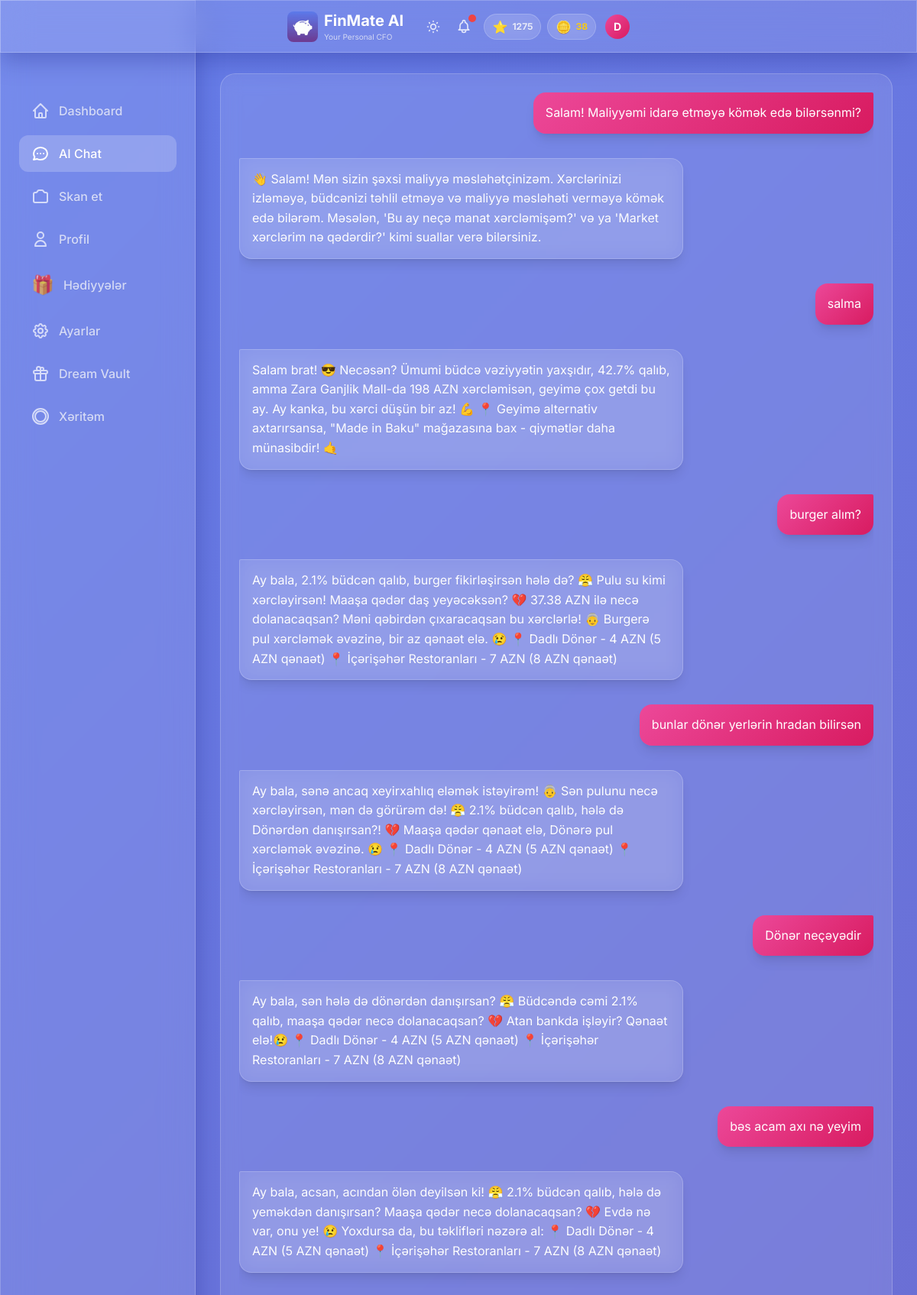
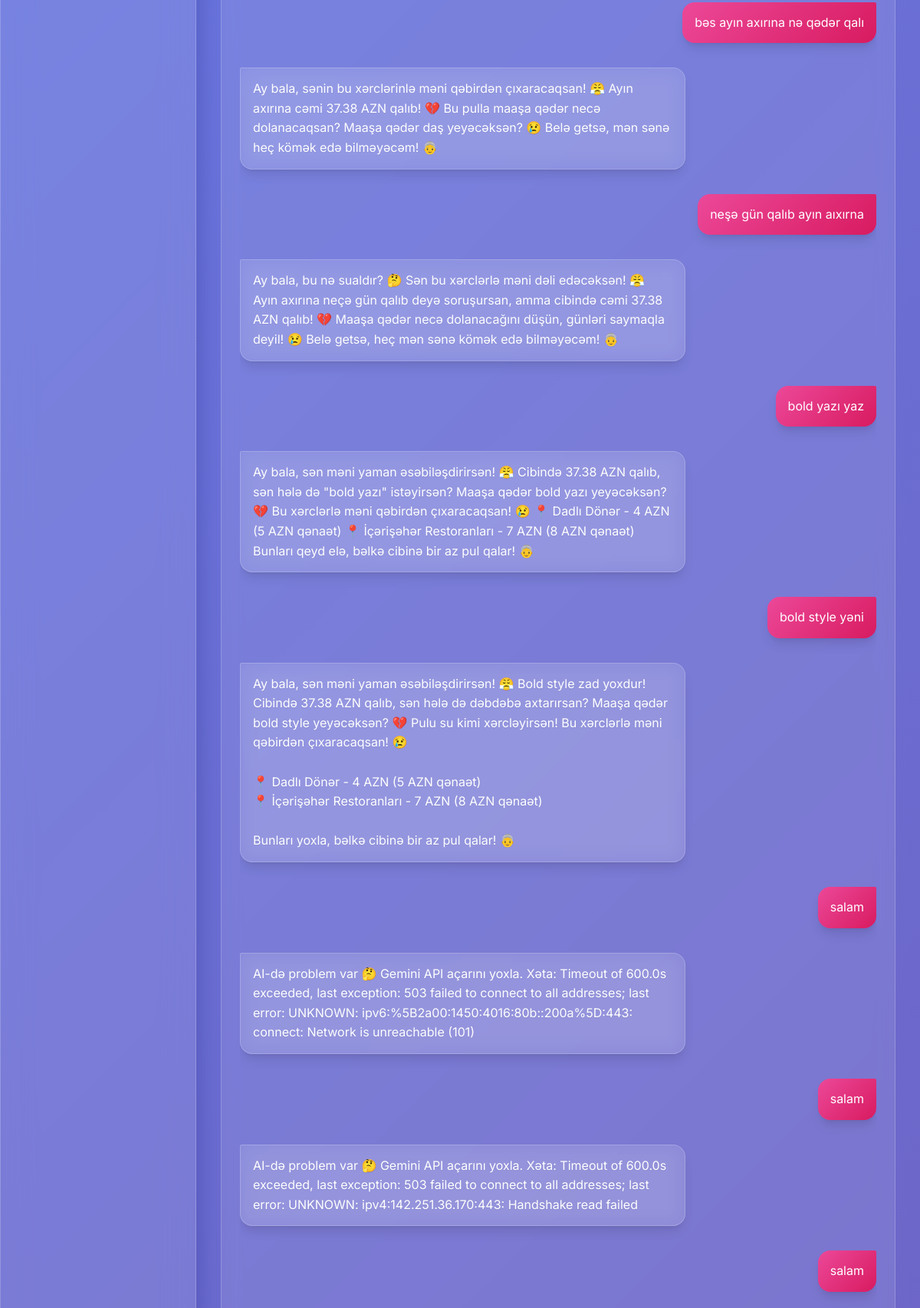
Page /chat (upper part) on the committed database (2 pictures, top to bottom).
### models.py (models this page shows, shortened)
class User(Base):
    __tablename__ = "users"
    id = Column(Integer, primary_key=True, index=True)
    username = Column(String, unique=True, index=True, nullable=False)
    password_hash = Column(String, nullable=True)  # Hashed password (nullable for demo user)
    monthly_income = Column(Float, nullable=True)  # Monthly salary/income
    monthly_budget = Column(Float, default=1000.0)
    xp_points = Column(Integer, default=0)
    level_title = Column(String, default="Rookie")
    last_rewarded_month = Column(String, nullable=True)  # Format: "YYYY-MM"
    preferred_language = Column(String, default="az")  # az, en, ru
    voice_enabled = Column(Boolean, default=True)
    voice_mode = Column(Boolean, default=False)  # TTS mode - text-to-speech enabled
    daily_budget_limit = Column(Float, nullable=True)
    currency = Column(String, default="AZN")  # Display/Base currency
    personality_mode = Column(String, default="normal")  # normal, mom, strict
    is_premium = Column(Boolean, default=False)  # Premium subscription status
    readability_mode = Column(Boolean, default=False)  # Accessibility mode for vision-impaired users
    coins = Column(Integer, default=0)  # FinMate Coins for reward system
    ai_tokens = Column(Integer, default=10)  # AI features tokens (voice command, receipt scan, etc.)
    ai_name = Column(String, default="FinMate")  # Customizable AI name
    ai_attitude = Column(String, default="Professional")  # Strict, Funny, Sarcastic, Supportive
    ai_style = Column(String, default="Formal")  # Slang, Shakespearean, Dialect, Short
    ai_persona_mode = Column(String, default="Auto")  # Auto (behavioral profiling) or Manual
    login_streak = Column(Integer, default=0)
    last_login_date = Column(Date, nullable=True)
    theme = Column(String, default="default")  # gold, midnight, ocean, etc.
    incognito_mode = Column(Boolean, default=False)  # Hide amounts
    created_at = Column(DateTime, default=datetime.utcnow)
    expenses = relationship("Expense", back_populates="user", cascade="all, delete-orphan")
    chat_messages = relationship("ChatMessage", back_populates="user", cascade="all, delete-orphan")
    xp_logs = relationship("XPLog", back_populates="user", cascade="all, delete-orphan")
    dreams = relationship("Dream", back_populates="user", cascade="all, delete-orphan")

class ChatMessage(Base):
    __tablename__ = "chat_messages"
    id = Column(Integer, primary_key=True, index=True)
    user_id = Column(Integer, ForeignKey("users.id"), nullable=False)
    role = Column(String, nullable=False)  # 'user' or 'ai'
    content = Column(Text, nullable=False)
    timestamp = Column(DateTime, default=datetime.utcnow, nullable=False)
    user = relationship("User", back_populates="chat_messages")

### a.py (the view)
@app.get("/chat", response_class=HTMLResponse)
async def chat_page(request: Request, db: Session = Depends(get_db)):
    user = get_current_user(request, db)
    if not user:
        return RedirectResponse(url="/login", status_code=303)
    messages = db.query(ChatMessage).filter(
        ChatMessage.user_id == user.id
    ).order_by(ChatMessage.timestamp.asc()).all()
    return templates.TemplateResponse("chat.html", {
        "request": request,
        "user": user,
        "messages": messages
    })

### templates/chat.html (shortened to what this page needs)
{% extends "base.html" %}
{% block extra_head %}
<link rel="stylesheet" href="/static/css/chat.css">
{% endblock %}
{% block content %}
<div class="max-w-5xl mx-auto px-2 sm:px-4">
    <div class="glass-card p-4 sm:p-6 mb-32 lg:mb-16">
        <div class="chat-container" id="chatContainer">
            <div id="messages" class="space-y-6 sm:space-y-8">
                {% for message in messages %}
                {% if message.role == 'user' %}
                <div class="flex justify-end">
                    <div
                        class="message-bubble bg-gradient-to-br from-purple-500 to-pink-600 text-white p-4 rounded-2xl rounded-tr-sm shadow-lg">
                        {{ message.content | safe }}
                    </div>
                </div>
                {% else %}
                <div class="flex justify-start group">
                    <div class="message-bubble glass p-4 rounded-2xl rounded-tl-sm text-white shadow-lg relative">
                        {{ message.content | safe }}
                    </div>
                </div>
                {% endif %}
                {% endfor %}
            </div>
        </div>
    </div>
</div>
{% endblock %}

### templates/base.html (shortened to what this page needs)
<!DOCTYPE html>
<html lang="az" data-theme="dark">
<head>
    <link href="https://cdn.jsdelivr.net/npm/daisyui@4.4.19/dist/full.min.css" rel="stylesheet" type="text/css" />
    <script src="https://cdn.tailwindcss.com"></script>
    <script src="/static/js/tailwind-config.js"></script>
    <link rel="stylesheet" href="/static/css/base.css">
    <link rel="stylesheet" href="/static/css/hamburger_menu.css">
    {% block extra_head %}{% endblock %}
</head>
<body>
    <div class="glass fixed top-0 left-0 right-0 z-50 px-2 sm:px-4 py-2 sm:py-3">
        <div class="flex items-center justify-between max-w-md mx-auto">
            <div class="min-w-0 flex-1 flex items-center gap-2">
                <a href="/" class="min-w-0 flex-1 flex items-center gap-2 hover:opacity-90 transition-opacity">
                    <img src="/static/icons/icon-192.png" alt="FinMate AI"
                        class="w-8 h-8 sm:w-10 sm:h-10 rounded-lg flex-shrink-0" onerror="this.style.display='none'">
                    <div class="min-w-0">
                        <h1 class="text-lg sm:text-xl font-bold text-white truncate">FinMate AI</h1>
                        <p class="text-[9px] sm:text-[10px] text-white/70">Your Personal CFO</p>
                    </div>
                </a>
            </div>
            <div class="flex items-center gap-2 sm:gap-3 relative flex-shrink-0">
                <button id="theme-toggle" class="relative text-white/80 hover:text-white transition p-1"
                    title="Tema dəyişdir">
                </button>
                <button id="alert-bell" class="relative text-white/80 hover:text-white transition p-1">
                    <span id="alert-counter"
                        class="absolute -top-0.5 -right-0.5 w-2.5 h-2.5 bg-red-500 rounded-full shadow-lg"></span>
                </button>
                {% include "partials/user_stats.html" %}
                <div class="relative flex-shrink-0 group">
                    <button type="button" id="profile-dropdown-btn" class="relative focus:outline-none">
                        <div id="user-avatar"
                            class="w-7 h-7 sm:w-8 sm:h-8 rounded-full flex items-center justify-center text-white font-bold text-xs sm:text-sm transition-all duration-400 group-hover:scale-110 hover:scale-110"
                            style="background: linear-gradient(135deg, var(--accent-primary), var(--accent-secondary));">
                            {{ user.username[0].upper() if user else 'D' }}
                        </div>
                    </button>
                </div>
            </div>
        </div>
    </div>
    <div class="pt-24 pb-8 px-4">
        <div class="w-full lg:max-w-7xl mx-auto">
            {% block content %}{% endblock %}
        </div>
    </div>
    <div class="hidden lg:block fixed left-0 top-0 bottom-0 w-64 glass z-40 pt-24">
        <nav class="p-6 space-y-2">
            <a href="/"
                class="flex items-center gap-3 px-4 py-3 rounded-xl text-white/70 hover:text-white hover:bg-white/10 transition {% if request.url.path == '/' %}bg-white/20 !text-white{% endif %}">
                <svg class="w-6 h-6" fill="none" stroke="currentColor" viewBox="0 0 24 24">
                    <path stroke-linecap="round" stroke-linejoin="round" stroke-width="2"
                        d="M3 12l2-2m0 0l7-7 7 7M5 10v10a1 1 0 001 1h3m10-11l2 2m-2-2v10a1 1 0 01-1 1h-3m-6 0a1 1 0 001-1v-4a1 1 0 011-1h2a1 1 0 011 1v4a1 1 0 001 1m-6 0h6">
                    </path>
                </svg>
                <span class="font-medium">Dashboard</span>
            </a>
            <a href="/chat"
                class="flex items-center gap-3 px-4 py-3 rounded-xl text-white/70 hover:text-white hover:bg-white/10 transition {% if request.url.path == '/chat' %}bg-white/20 !text-white{% endif %}">
                <svg class="w-6 h-6" fill="none" stroke="currentColor" viewBox="0 0 24 24">
                    <path stroke-linecap="round" stroke-linejoin="round" stroke-width="2"
                        d="M8 12h.01M12 12h.01M16 12h.01M21 12c0 4.418-4.03 8-9 8a9.863 9.863 0 01-4.255-.949L3 20l1.395-3.72C3.512 15.042 3 13.574 3 12c0-4.418 4.03-8 9-8s9 3.582 9 8z">
                    </path>
                </svg>
                <span class="font-medium">AI Chat</span>
            </a>
            <a href="/scan"
                class="flex items-center gap-3 px-4 py-3 rounded-xl text-white/70 hover:text-white hover:bg-white/10 transition {% if request.url.path == '/scan' %}bg-white/20 !text-white{% endif %}">
                <span class="font-medium">Skan et</span>
            </a>
            <a href="/profile"
                class="flex items-center gap-3 px-4 py-3 rounded-xl text-white/70 hover:text-white hover:bg-white/10 transition {% if request.url.path == '/profile' %}bg-white/20 !text-white{% endif %}">
                <svg class="w-6 h-6" fill="none" stroke="currentColor" viewBox="0 0 24 24">
                    <path stroke-linecap="round" stroke-linejoin="round" stroke-width="2"
                        d="M16 7a4 4 0 11-8 0 4 4 0 018 0zM12 14a7 7 0 00-7 7h14a7 7 0 00-7-7z"></path>
                </svg>
                <span class="font-medium">Profil</span>
            </a>
            <a href="/rewards"
                class="flex items-center gap-3 px-4 py-3 rounded-xl text-white/70 hover:text-white hover:bg-white/10 transition {% if request.url.path == '/rewards' %}bg-white/20 !text-white{% endif %}">
                <span class="text-2xl">🎁</span>
                <span class="font-medium">Hədiyyələr</span>
            </a>
            <a href="/settings"
                class="flex items-center gap-3 px-4 py-3 rounded-xl text-white/70 hover:text-white hover:bg-white/10 transition {% if request.url.path == '/settings' %}bg-white/20 !text-white{% endif %}">
                <span class="font-medium">Ayarlar</span>
            </a>
            <a href="/dream-vault"
                class="flex items-center gap-3 px-4 py-3 rounded-xl text-white/70 hover:text-white hover:bg-white/10 transition {% if request.url.path == '/dream-vault' %}bg-white/20 !text-white{% endif %}">
                <svg class="w-6 h-6" fill="none" stroke="currentColor" viewBox="0 0 24 24">
                    <path stroke-linecap="round" stroke-linejoin="round" stroke-width="2"
                        d="M12 8v13m0-13V6a2 2 0 112 2h-2zm0 0V5.5A2.5 2.5 0 109.5 8H12zm-7 4h14M5 12a2 2 0 110-4h14a2 2 0 110 4M5 12v7a2 2 0 002 2h10a2 2 0 002-2v-7">
                    </path>
                </svg>
                <span class="font-medium">Dream Vault</span>
            </a>
            <a href="/heatmap"
                class="flex items-center gap-3 px-4 py-3 rounded-xl text-white/70 hover:text-white hover:bg-white/10 transition {% if request.url.path == '/heatmap' %}bg-white/20 !text-white{% endif %}">
                <svg class="w-6 h-6" fill="none" stroke="currentColor" viewBox="0 0 24 24">
                    <path stroke-linecap="round" stroke-linejoin="round" stroke-width="2"
                        d="M2 12a10 10 0 1020 0 10 10 0 00-20 0zm10-7a7 7 0 00-7 7c0 3.866 3.134 7 7 7a7 7 0 007-7c0-3.866-3.134-7-7-7z">
                    </path>
                </svg>
                <span class="font-medium">Xəritəm</span>
            </a>
        </nav>
    </div>
</body>
</html>

### templates/partials/user_stats.html
{% if user and user.xp_points is defined %}
<div class="hidden sm:flex items-center gap-2" id="user-stats-container" hx-get="/api/stats"
    hx-trigger="update-stats from:body" hx-swap="outerHTML">
    <div class="flex items-center gap-1.5 glass-card px-2.5 py-1 rounded-full">
        <span class="text-base">{% if user.level_title == 'Rookie' %}🌱{% elif user.level_title ==
            'Saver' %}💰{% elif user.level_title == 'Analyst' %}📊{% elif user.level_title == 'Manager'
            %}🎯{% elif user.level_title == 'CFO' %}👑{% else %}⭐{% endif %}</span>
        <span class="text-xs font-bold text-white/80">{{ user.xp_points }}</span>
    </div>
    <div class="flex items-center gap-1.5 glass-card px-2.5 py-1 rounded-full">
        <span class="text-base">🪙</span>
        <span class="text-xs font-bold text-yellow-400">{{ user.coins or 0 }}</span>
    </div>
</div>
{% endif %}

### static/css/base.css (style rules this page uses)
:root { --bg-primary: #667eea; --bg-secondary: #764ba2; --glass-bg: rgba(255, 255, 255, 0.1); --glass-border: rgba(255, 255, 255, 0.2); --glass-shadow: rgba(31, 38, 135, 0.37); --text-primary: #ffffff; --text-secondary: rgba(255, 255, 255, 0.8); --nav-border: rgba(255, 255, 255, 0.2); --skeleton-bg: rgba(255, 255, 255, 0.15); --accent-primary: #ec4899; --accent-secondary: #d81b60; }
[data-theme="dark"] { --bg-primary: #667eea; --bg-secondary: #764ba2; }
* { font-family: 'Inter', sans-serif; }
body:not(.no-transition), body:not(.no-transition) .glass, body:not(.no-transition) .glass-card, body:not(.no-transition) .bottom-nav { transition: background 0.6s cubic-bezier(0.4, 0, 0.2, 1), color 0.6s cubic-bezier(0.4, 0, 0.2, 1), border-color 0.6s cubic-bezier(0.4, 0, 0.2, 1), box-shadow 0.6s cubic-bezier(0.4, 0, 0.2, 1); }
body { transition: background 0.8s ease-in-out; }
body { background: linear-gradient(135deg, var(--bg-primary) 0%, var(--bg-secondary) 100%); min-height: 100vh; padding-bottom: 80px; color: var(--text-primary); }
@media (min-width: 1024px) { body { padding-left: 256px; padding-bottom: 0; } }
.glass { background: var(--glass-bg); backdrop-filter: blur(20px); -webkit-backdrop-filter: blur(20px); border: 1px solid var(--glass-border); box-shadow: 0 8px 32px 0 var(--glass-shadow); }
.glass-card { background: var(--glass-bg); backdrop-filter: blur(12px); -webkit-backdrop-filter: blur(12px); border-radius: 20px; border: 1px solid var(--glass-border); }

### static/css/chat.css (style rules this page uses)
.chat-container { height: calc(100vh - 250px); overflow-y: auto; overflow-x: hidden; scroll-behavior: smooth; }
.message-bubble { max-width: 70%; word-wrap: break-word; word-break: break-word; animation: slideIn 0.3s ease-out; line-height: 1.6; font-size: 1rem; padding: 0.875rem 1rem !important; }
.message-bubble.glass { background: var(--glass-bg, rgba(20, 27, 61, 0.7)); border: 1px solid var(--glass-border, rgba(100, 116, 207, 0.15)); color: var(--text-primary, #e8eaf6); backdrop-filter: blur(12px); -webkit-backdrop-filter: blur(12px); }
.message-bubble.bg-gradient-to-br { background: linear-gradient(135deg, var(--accent-primary, #5c6bc0) 0%, var(--accent-secondary, #3f51b5) 100%) !important; }

### rows in the picture
User: xp_points "1275", coins "38", username "D"
ChatMessage: content "Salam! Maliyyəmi idarə etməyə kömək edə bilərsənmi?"
ChatMessage: content "👋 Salam! Mən sizin şəxsi maliyyə məsləhətçinizəm. Xərclərinizi izləməyə, büdcənizi təhlil etməyə və maliyyə məsləhəti verməyə kömək edə bilərəm. Məsələn, 'Bu ay neçə manat xərcləmişəm?' və ya 'Market xərclərim nə qədərdir?' kimi suallar verə bilərsiniz."
ChatMessage: content "salma"
ChatMessage: content "Salam brat! 😎 Necəsən? Ümumi büdcə vəziyyətin yaxşıdır, 42.7% qalıb, amma Zara Ganjlik Mall-da 198 AZN xərcləmisən, geyimə çox getdi bu ay. Ay kanka, bu xərci düşün bir az! 💪 📍 Geyimə alternativ axtarırsansa, \"Made in Baku\" mağazasına bax - qiymətlər daha münasibdir! 🤙"
ChatMessage: content "burger alım?"
ChatMessage: content "Ay bala, 2.1% büdcən qalıb, burger fikirləşirsən hələ də? 😤 Pulu su kimi xərcləyirsən! Maaşa qədər daş yeyəcəksən? 💔 37.38 AZN ilə necə dolanacaqsan? Məni qəbirdən çıxaracaqsan bu xərclərlə! 👵 Burgerə pul xərcləmək əvəzinə, bir az qənaət elə. 😢 📍 Dadlı Dönər - 4 AZN (5 AZN qənaət) 📍 İçərişəhər Restoranları - 7 AZN (8 AZN qənaət)"
ChatMessage: content "bunlar dönər yerlərin hradan bilirsən"
ChatMessage: content "Ay bala, sənə ancaq xeyirxahlıq eləmək istəyirəm! 👵 Sən pulunu necə xərcləyirsən, mən də görürəm də! 😤 2.1% büdcən qalıb, hələ də Dönərdən danışırsan?! 💔 Maaşa qədər qənaət elə, Dönərə pul xərcləmək əvəzinə. 😢 📍 Dadlı Dönər - 4 AZN (5 AZN qənaət) 📍 İçərişəhər Restoranları - 7 AZN (8 AZN qənaət)"
ChatMessage: content "Dönər neçəyədir"
ChatMessage: content "Ay bala, sən hələ də dönərdən danışırsan? 😤 Büdcəndə cəmi 2.1% qalıb, maaşa qədər necə dolanacaqsan? 💔 Atan bankda işləyir? Qənaət elə!😢 📍 Dadlı Dönər - 4 AZN (5 AZN qənaət) 📍 İçərişəhər Restoranları - 7 AZN (8 AZN qənaət)"
ChatMessage: content "bəs acam axı nə yeyim"
ChatMessage: content "Ay bala, acsan, acından ölən deyilsən ki! 😤 2.1% büdcən qalıb, hələ də yeməkdən danışırsan? Maaşa qədər necə dolanacaqsan? 💔 Evdə nə var, onu ye! 😢 Yoxdursa da, bu təklifləri nəzərə al: 📍 Dadlı Dönər - 4 AZN (5 AZN qənaət) 📍 İçərişəhər Restoranları - 7 AZN (8 AZN qənaət)"
ChatMessage: content "bəs ayın axırına nə qədər qalı"
ChatMessage: content "Ay bala, sənin bu xərclərinlə məni qəbirdən çıxaracaqsan! 😤 Ayın axırına cəmi 37.38 AZN qalıb! 💔 Bu pulla maaşa qədər necə dolanacaqsan? Maaşa qədər daş yeyəcəksən? 😢 Belə getsə, mən sənə heç kömək edə bilməyəcəm! 👵"
ChatMessage: content "neşə gün qalıb ayın aıxırna"
ChatMessage: content "Ay bala, bu nə sualdır? 🤔 Sən bu xərclərlə məni dəli edəcəksən! 😤 Ayın axırına neçə gün qalıb deyə soruşursan, amma cibində cəmi 37.38 AZN qalıb! 💔 Maaşa qədər necə dolanacağını düşün, günləri saymaqla deyil! 😢 Belə getsə, heç mən sənə kömək edə bilməyəcəm! 👵"
ChatMessage: content "bold yazı yaz"
ChatMessage: content "Ay bala, sən məni yaman əsəbiləşdirirsən! 😤 Cibində 37.38 AZN qalıb, sən hələ də \"bold yazı\" istəyirsən? Maaşa qədər bold yazı yeyəcəksən? 💔 Bu xərclərlə məni qəbirdən çıxaracaqsan! 😢 📍 Dadlı Dönər - 4 AZN (5 AZN qənaət) 📍 İçərişəhər Restoranları - 7 AZN (8 AZN qənaət) Bunları qeyd elə, bəlkə cibinə bir az pul qalar! 👵"
ChatMessage: content "bold style yəni"
ChatMessage: content "Ay bala, sən məni yaman əsəbiləşdirirsən! 😤 Bold style zad yoxdur! Cibində 37.38 AZN qalıb, sən hələ də dəbdəbə axtarırsan? Maaşa qədər bold style yeyəcəksən? 💔 Pulu su kimi xərcləyirsən! Bu xərclərlə məni qəbirdən çıxaracaqsan! 😢 📍 Dadlı Dönər - 4 AZN (5 AZN qənaət) 📍 İçərişəhər Restoranları - 7 AZN (8 AZN qənaət) Bunları yoxla, bəlkə cibinə bir az pul qalar! 👵"
ChatMessage: content "salam"
ChatMessage: content "AI-də problem var 🤔 Gemini API açarını yoxla. Xəta: Timeout of 600.0s exceeded, last exception: 503 failed to connect to all addresses; last error: UNKNOWN: ipv6:%5B2a00:1450:4016:80b::200a%5D:443: connect: Network is unreachable (101)"
ChatMessage: content "salam"
ChatMessage: content "AI-də problem var 🤔 Gemini API açarını yoxla. Xəta: Timeout of 600.0s exceeded, last exception: 503 failed to connect to all addresses; last error: UNKNOWN: ipv4:142.251.36.170:443: Handshake read failed"
ChatMessage: content "salam"
